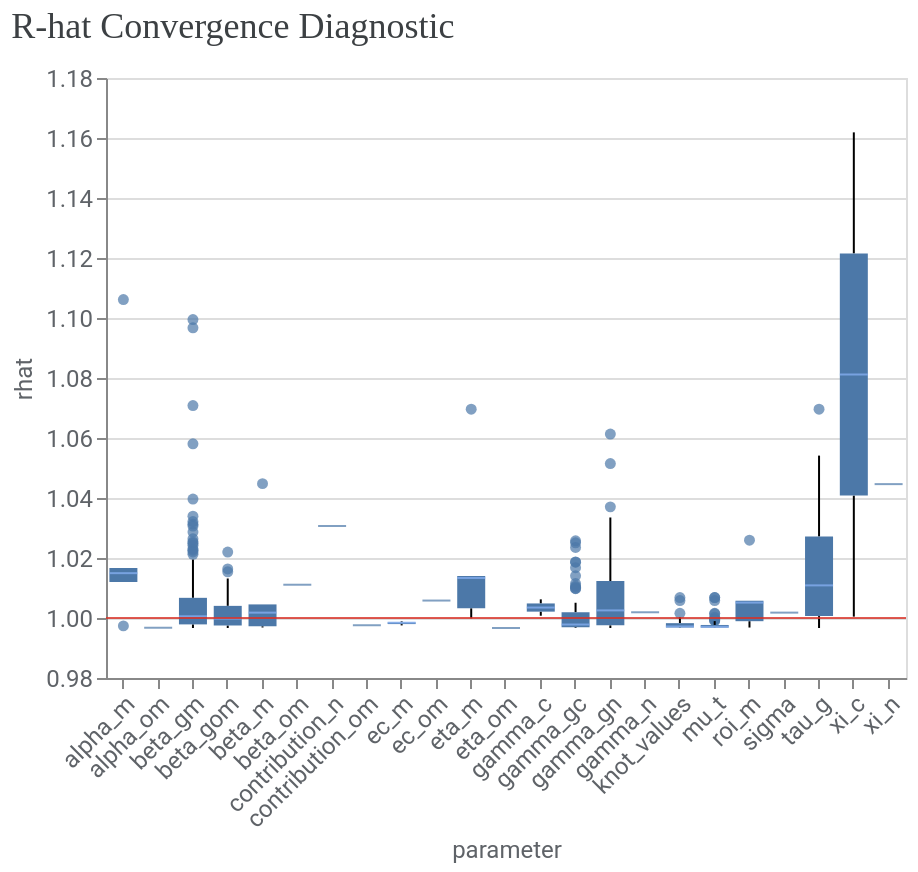

The notebook cell this image was saved under:
### Markdown cell above
### 2. Model Diagnostics

### Code cell
model_diagnostics = visualizer.ModelDiagnostics(mmm)
model_diagnostics.plot_rhat_boxplot()

### Figure 1 — Vega-Lite specification as saved in the notebook (floating-point values rounded to 4 significant figures; data arrays with more than 128 entries replaced by an {"elided": "..."} marker saying what was removed)
{"config": {"view": {"continuousWidth": 300, "continuousHeight": 300}, "axis": {"labelColor": "#5F6368", "labelFont": "Roboto", "labelFontSize": 12, "titleColor": "#5F6368", "titleFont": "Roboto", "titleFontSize": 12, "titleFontWeight": "normal"}}, "layer": [{"data": {"name": "data-28847ca4d4a66627879f585f283c8106"}, "mark": {"type": "boxplot", "median": {"color": "#8AB4F8"}, "outliers": {"filled": true}}, "encoding": {"x": {"axis": {"labelAngle": -45}, "field": "parameter", "type": "nominal"}, "y": {"field": "rhat", "scale": {"zero": false}, "type": "quantitative"}}}, {"data": {"name": "empty"}, "mark": {"type": "rule", "color": "#D93025", "opacity": 0.8}, "encoding": {"y": {"datum": 1}}}], "title": {"text": "R-hat Convergence Diagnostic", "anchor": "start", "color": "#3C4043", "font": "Google Sans Display", "fontSize": 18, "fontWeight": "normal", "offset": 10}, "width": 400, "$schema": "https://vega.github.io/schema/vega-lite/v6.1.0.json", "datasets": {"data-28847ca4d4a66627879f585f283c8106": {"elided": "657 records"}, "empty": [{}]}}
